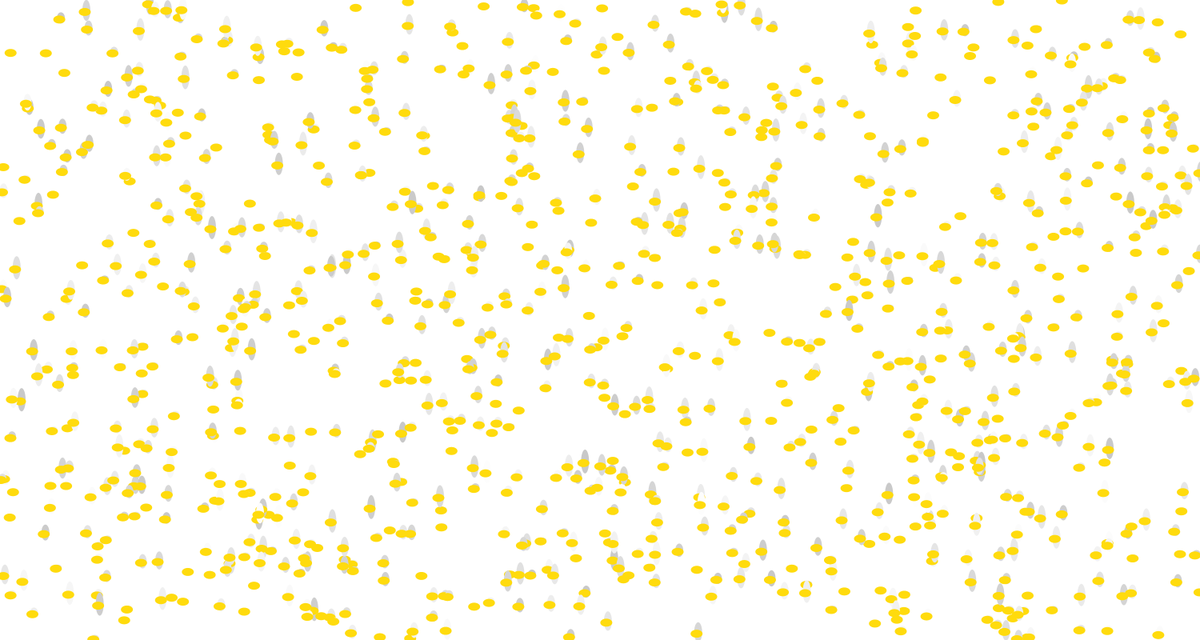
Frame 1 (no input)
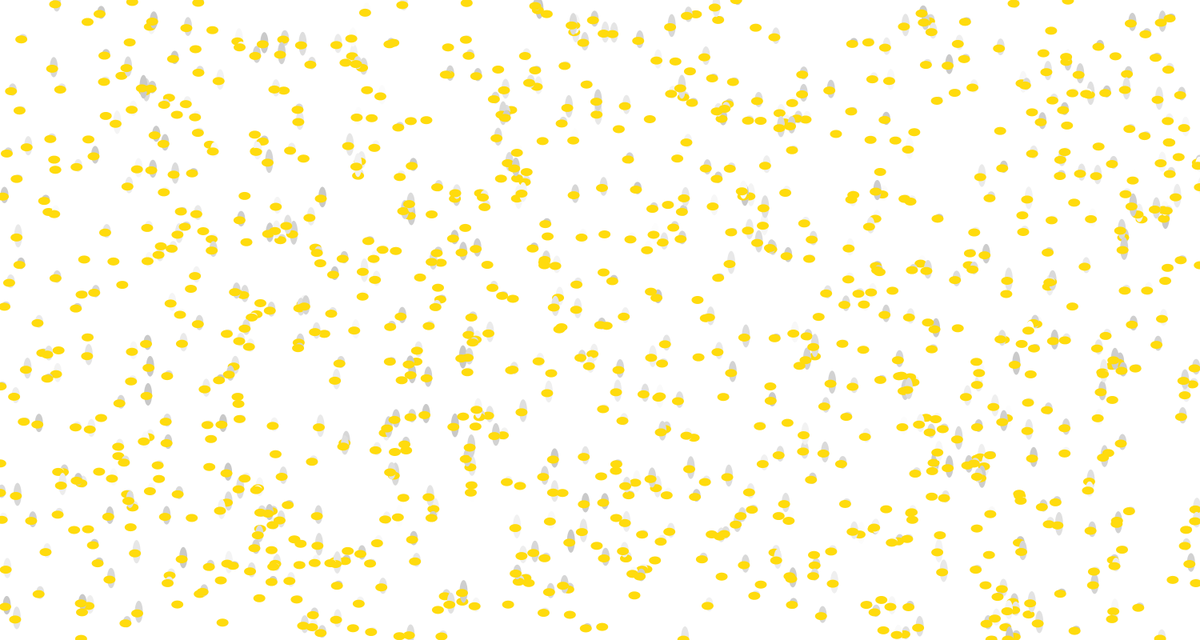
Frame 60 (the mouse pressed at the canvas centre just before this capture)
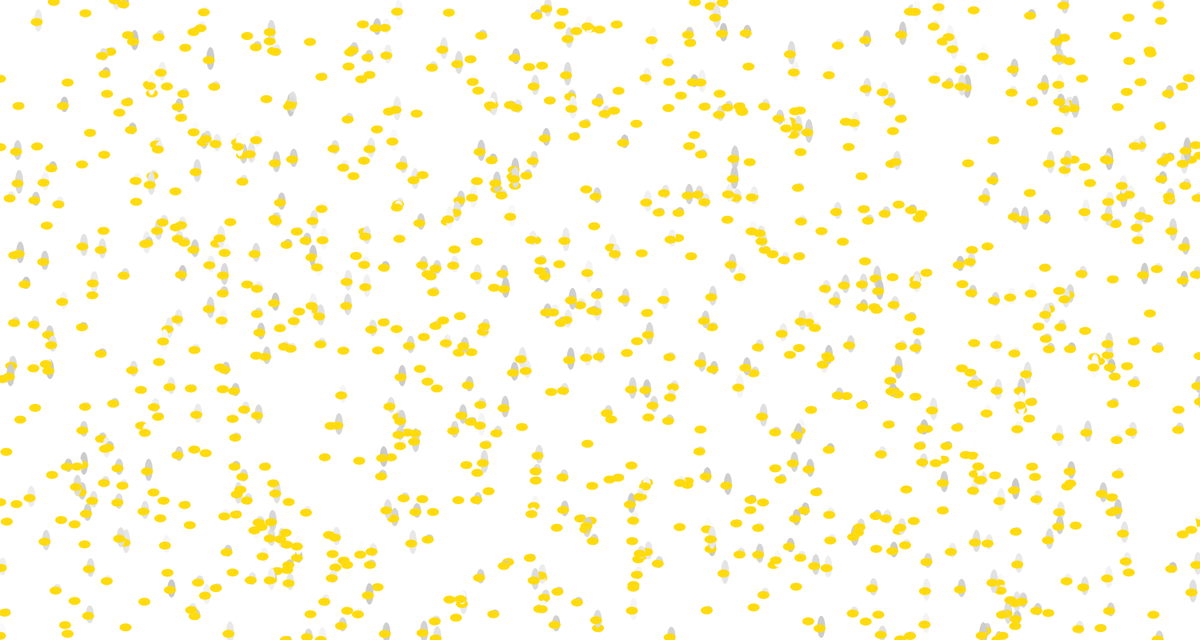
Frame 120 (the mouse held since frame 60 and released just before this capture)

The Processing sketch that drew these frames (run headless with seeded random() and noise(); from frame 60 on, the mouse is pressed at the canvas centre):

// Processing sketch: bees
// ── bees.pde
float acc = .05;
float vel = .4;
float z_limit = 6;
int size = 1000;
 
Bee bees[] = new Bee[size];

void setup()
{
  size(1500, 800);
  background(255,255,255);
  
  for(int i = 0; i<bees.length; i++)
  {
    bees[i] = new Bee(7,random(width),random(height));
  }
}
 
void draw()
{
  background(255,255,255);
  noStroke();
   
  for(int i = 0; i < bees.length; i++)
  {
    bees[i].change_momentum();
    bees[i].move();
    bees[i].display();
  }
}

class Bee
{
  int diameter;
  float x, y;
  float dx, dy, dz;
   
  Bee(int D, float X, float Y)
  {
    diameter = D;
    x = X;
    y = Y;
    dx = random(-vel,vel);
    dy = random(-vel,vel);

  }
   
  void move()
  {
    x += dx;
    y += dy;
     
    if(x > width) {x = width; dx = 0;}
    if(x < 0) {x = 0; dx = 0;}
    if(y > height) {y = height; dy = 0;}
    if(y < 0) {y = 0; dy = 0;}
  }
   
  void change_momentum()
  {
    dx += random(-acc, acc);
    dy += random(-acc, acc);
   
    if(dx >  vel) dx =  vel;
    if(dx < -vel) dx = -vel;
    if(dy >  vel) dy =  vel;
    if(dy < -vel) dy = -vel;
  }
   
  void display()
  {
    noStroke();
    fill(random(200,255));
    ellipse (x+2, y-2, 10, random(30));
    fill(255,219,13);
    ellipse (x, y, 15, 10);
  }
}
 
